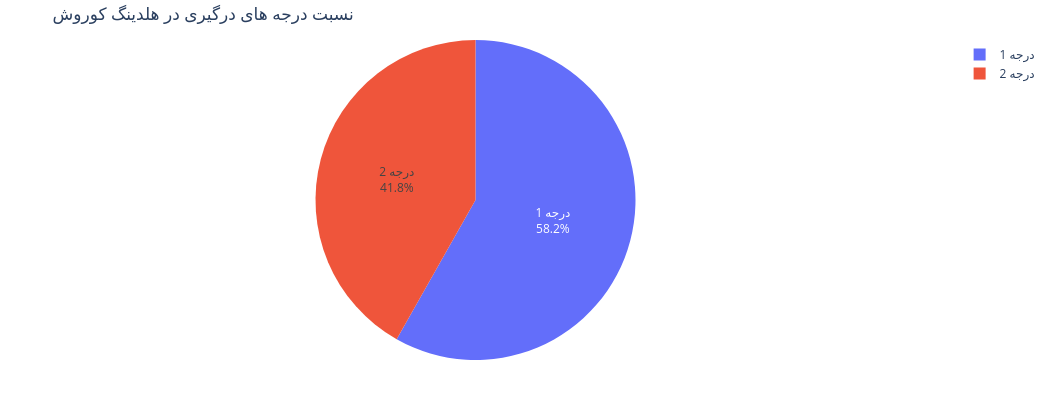

This figure's notebook cell:
### Code cell
fig = px.pie(
    names = ["درجه 1","درجه 2"], values=[a,b],
    title = "نسبت درجه های درگیری در هلدینگ کوروش"            
)

fig.update_traces(
    textinfo="label+percent", showlegend=True
)

#size & position of pie chart
fig.update_layout(
width=1050,   
height=400,   
    margin = dict(l = 10, r = 90, t = 40, b = 40 )
)
fig.show()

### Figure 1 — Plotly figure (JSON) as saved in the notebook; plotly's stock layout.template omitted (floating-point values rounded to 4 significant figures)
{"data": [{"domain": {"x": [0, 1], "y": [0, 1]}, "hovertemplate": "label=%{label}<br>value=%{value}<extra></extra>", "labels": ["درجه 1", "درجه 2"], "legendgroup": "", "name": "", "showlegend": true, "textinfo": "label+percent", "type": "pie", "values": [0.582, 0.418]}], "layout": {"height": 400, "legend": {"tracegroupgap": 0}, "margin": {"b": 40, "l": 10, "r": 90, "t": 40}, "title": {"text": "نسبت درجه های درگیری در هلدینگ کوروش"}, "width": 1050}}
